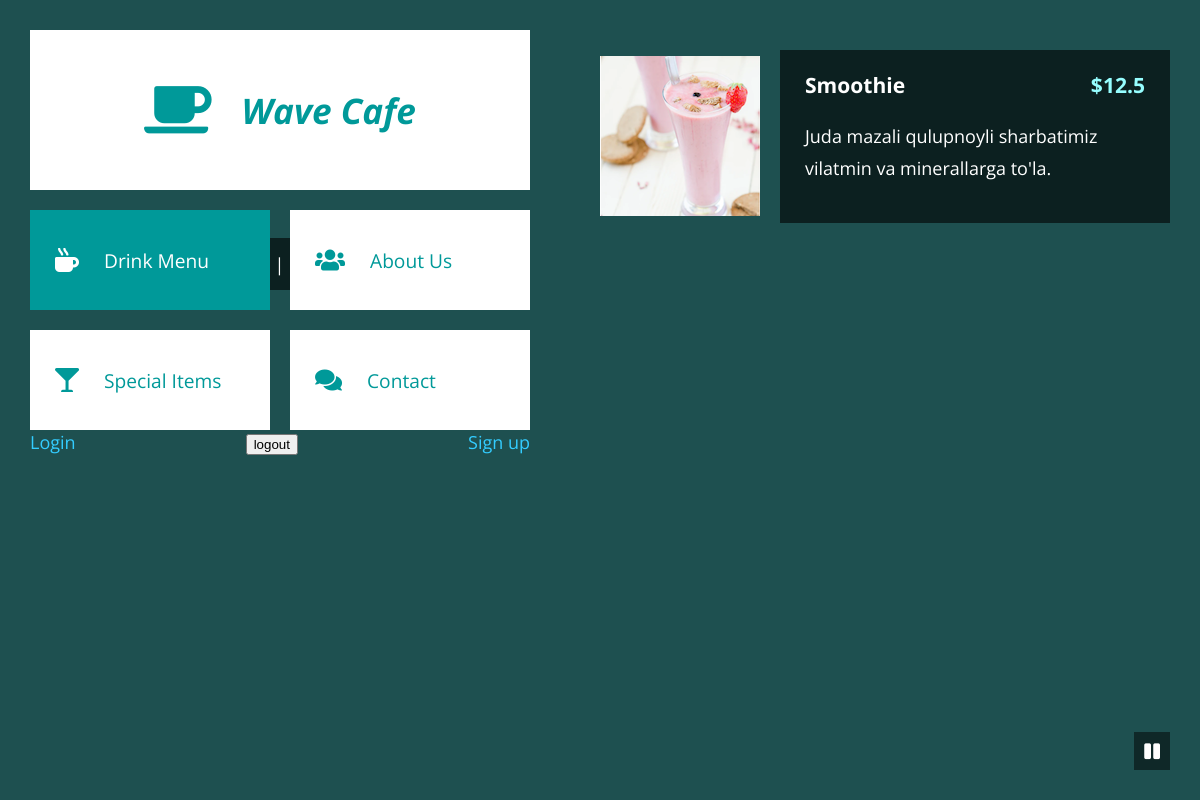
Page /fruit/smoothie on the committed database.
### cafe/models.py (models this page shows, shortened)
class Fruit(models.Model):
    img = models.ImageField(upload_to='index/img')
    name = models.CharField(max_length=300)
    slug = models.SlugField(max_length=300)
    price = models.FloatField()
    bio = models.TextField()

### cafe/views.py (the view)
# urls.py: path('fruit/<slug:slug>',fruitdetailview,name="fruitDetail"),
def fruitdetailview(requset,slug):
    fruit = get_object_or_404(Fruit,slug=slug)
    context = {
        'fruit':fruit
    }
    return render(requset,"fruit_Detail.html",context=context)

### templates/fruit_Detail.html
{% extends 'base.html' %}
{% block content %}
<div class="tm-list-item">
                  <img src={{fruit.img.url}} alt="Image" class="tm-list-item-img">
                  <div class="tm-black-bg tm-list-item-text">
                    <h3 class="tm-list-item-name">{{fruit.name}}<span class="tm-list-item-price">${{fruit.price}}</span></h3>
                    <p class="tm-list-item-description">{{fruit.bio}}.</p>
                  </div>
                </div>
{% endblock content %}

### static/css/tooplate-wave-cafe.css (style rules this page uses)
html { scroll-behavior: smooth; }
body { margin: 0; padding: 0; font-family: 'Open Sans', Arial, Helvetica, sans-serif; font-size: 18px; overflow-x: hidden; background-color: #1E5050; }
p { line-height: 1.8; margin-top: 0; }
.tm-black-bg { background-color: rgba(0,0,0,0.6); color: white; }
.tm-list-item { display: flex; align-items: center; justify-content: space-between; margin-top: 20px; }
.tm-list-item-img { margin-right: 20px; width: 160px; height: 160px; background-color: #099; }
.tm-list-item-text { padding: 20px 25px; flex: 1; }
.tm-list-item-name { display: flex; justify-content: space-between; margin-top: 0; }
.tm-list-item-price { color: #96FEFF; }

### rows in the picture
Fruit: img (picture), name "Smoothie", price "12.5", bio "Juda mazali qulupnoyli sharbatimiz vilatmin va minerallarga to'la"
